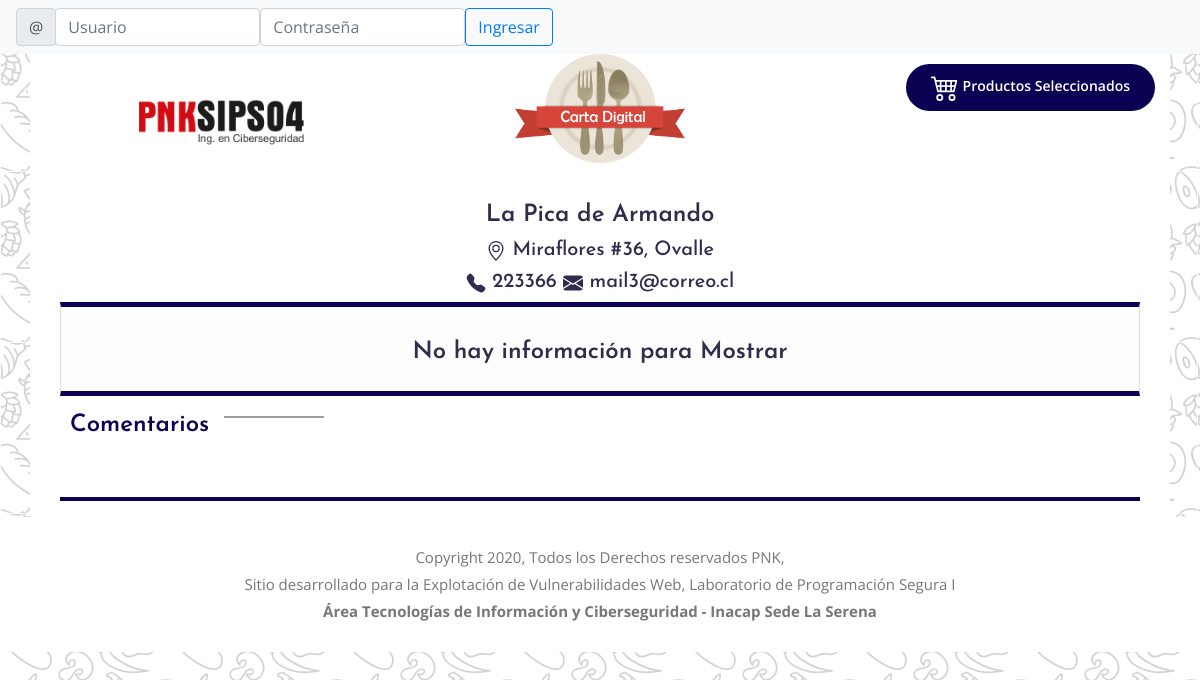
The page /index.php?id=4 on the database its author committed.
### tables this page shows
CREATE TABLE `restautantes` (
  `id` int(11) NOT NULL AUTO_INCREMENT,
  `rut` varchar(11) NOT NULL COMMENT 'rol unico tributario del restotant',
  `nombre` varchar(200) NOT NULL COMMENT 'nombre de fantasia para el restorant',
  `fono` varchar(45) NOT NULL COMMENT 'numero telefonico que aparecera en la carta',
  `mapa` varchar(200) DEFAULT NULL COMMENT 'ruta del archivo o link que mostrara el mapa del restaurant',
  `foto` varchar(200) DEFAULT NULL COMMENT 'fotografia del restaurant que se visualizara en la carta',
  `email` varchar(100) DEFAULT NULL,
  `creado` datetime DEFAULT CURRENT_TIMESTAMP COMMENT 'fecha en la que se creo el registro en el sistema',
  `actualizado` datetime DEFAULT NULL COMMENT 'fecha de la ultima actualizaci?n del registro en el sistema',
  `eliminado` datetime DEFAULT NULL COMMENT 'fecha en la que se elimino el registro en el sistema',
  `direcciones_id` int(11) NOT NULL COMMENT 'identificador de la direcci?n que esta asociada al registro',
  PRIMARY KEY (`id`)
);

CREATE TABLE `direcciones` (
  `id` int(11) NOT NULL AUTO_INCREMENT,
  `calle` varchar(100) NOT NULL COMMENT 'nombre de la calle',
  `numero` varchar(15) NOT NULL COMMENT 'numeraci?n dentro de la calle',
  `comuna` varchar(100) NOT NULL COMMENT 'comuna a la que pertenece la direcci',
  `region` varchar(100) DEFAULT NULL COMMENT 'region a la que pertenece la comuna',
  `creado` datetime DEFAULT CURRENT_TIMESTAMP COMMENT 'fecha en la que se creo el registro en el sistema',
  `actualizado` datetime DEFAULT NULL COMMENT 'fecha de la ultima actualizaci?n del registro en el sistema',
  `eliminado` datetime DEFAULT NULL COMMENT 'fecha en la que se elimino el registro en el sistema',
  PRIMARY KEY (`id`)
);

### setup/setup.php (called while the page is built, shortened)
<?php
function conectar()
{
    $con=mysqli_connect("localhost","root","","pnk_security");
    return $con;
}
function quitarespacios($titulo)
{
    $titulo =str_replace(" ", "", $titulo);
    $cadena =str_replace("ñ", "", $titulo);
    $cadena =str_replace("Ñ", "", $cadena);
    return $cadena;
}
?>

### index.php (the view, shortened to what this page needs)
<?php
include("setup/setup.php");
$key=$_GET['id'];
$sql_restorant="SELECT direcciones.calle, direcciones.numero, direcciones.comuna, direcciones.region, restautantes.nombre, restautantes.id, restautantes.fono, restautantes.email, restautantes.foto FROM restautantes INNER JOIN direcciones ON restautantes.direcciones_id =
direcciones.id WHERE restautantes.id = ".$key." AND restautantes.eliminado IS NULL";
$result_restorant=mysqli_query(conectar(),$sql_restorant);
$datos_restorant=mysqli_fetch_array($result_restorant);
?>
<!DOCTYPE html>
<html lang="en">
<head>
  <link rel="stylesheet" href="vendors/bootstrap/bootstrap.min.css">
  <link rel="stylesheet" href="vendors/themify-icons/themify-icons.css">
  <link rel="stylesheet" href="vendors/owl-carousel/owl.theme.default.min.css">
  <link rel="stylesheet" href="vendors/owl-carousel/owl.carousel.min.css">
  <link rel="stylesheet" href="css/style.css">
</head>
<body>
<nav class="navbar navbar-light bg-light">
   <?php
    if(!isset($_SESSION['nombre']))
    {
    ?>
      <form class="form-inline" role="search" action="setup/procesalogin.php" method="post">
        <div class="form-group">
          <div class="input-group-prepend">
            <span class="input-group-text" id="basic-addon1">@</span>
          </div>
            <input type="text" class="form-control" name="frmusuario" placeholder="Usuario">
        </div>
        <div class="form-group">
            <input type="password" class="form-control" name="frmpassword" placeholder="Contraseña">
        </div>
        <button type="submit" class="btn btn-outline-primary my-2 my-sm-0">Ingresar</button>
      </form>
    <?php
    }else{
      echo "Bienvenido :".$_SESSION['nombre']." - <a href=setup/cerrar_sesion.php>Cerra Sesión</a>";
    }
  ?>
</nav>
  <section>
    <div class="container contendor">
      <div class="row">
        <div class="col-lg-4">
          <div style="text-align: center;">
            <div class="media">
              <img class="logosintituciones" src="img/logo.png" width="190px" alt="">
            </div>
          </div>
        </div>
        <div class="col-lg-4">
          <div style="text-align: center;">
            <div class="media">
              <?php
              if($datos_restorant['foto']!="")
              {
                ?>
                  <img class="logosintituciones" src="imagenes/cod<?php echo $key;?>/<?php echo $datos_restorant['foto'];?>" width="170px" alt="">
              <?php
              }else{
                ?>
                  <img class="logosintituciones" src="img/logo_empresa_comodin.png" width="170px" alt="">
                <?php
              }
              ?>
            </div>
          </div>
        </div>
        <div class="col-lg-4">
          <div class="carro">
            <div class="media float-right">
              <a class="button_carrito" href="mostrar_carrito.php?keyid=<?php echo $_GET['id'];?>">
              Productos Seleccionados
              </a>
            </div>
          </div>
        </div>
      </div>
      <div class="row">
        <div class="col-lg-12">
            <div class="text-center">
            <?php
               if($key!="")
               {
                 ?>
              <h4><?php echo utf8_encode($datos_restorant['nombre']);?></h4>
              <h5>
              <?php echo utf8_encode($datos_restorant['calle'])." #".$datos_restorant['numero'].", ".utf8_encode($datos_restorant['comuna']);?>
              </h5>
              <?php
               }
               ?>
              <h5>
              <?php
              if(!$datos_restorant['fono']=="")
              {
                ?>
                <?php echo $datos_restorant['fono'];?>
              <?php
              }
              if(!$datos_restorant['email']=="")
              {
                ?>
                <?php echo $datos_restorant['email'];?>
                <?php
              }
              ?>
            </h5>
            </div>
        </div>
      </div>
    </div>
  </section>
<section>
    <div class="container contendor">
       <div class="container">
              <div class="row">
                <div class="col-lg-12">
                        <?php
                            $arraycartas=[];
                            ?>
                  <div class="tab-content py-3 px-3 px-sm-0" id="nav-tabContent">
                    <?php
                     for($i=0;$i<=sizeof($arraycartas);$i++)
                     {
                    ?>
                    <div class="tab-pane fade <?php if($i==0){?>show active<?php } ?>" id="<?php echo quitarespacios($arraycartas[$i]["nombre"]);?>" role="tabpanel" aria-labelledby="nav-<?php echo quitarespacios($arraycartas[$i]["nombre"]);?>-tab">
                      <?php
                          $sql_categorias="select id,nombre from categorias where visible=1 and cartas_id='".$arraycartas[$i]["id"]."' AND eliminado IS NULL order by orden asc";
                          $result_categorias=mysqli_query(conectar(),$sql_categorias);
                          $cont_categorias=mysqli_num_rows($result_categorias);
                          if($cont_categorias==0)
                          {?>
                              <div class="row">
                                <div class="col-lg-12">
                                  <div class="text-center">
                                    <h4>No hay información para Mostrar</h4>
                                  </div>
                                </div>
                              </div>
                          <?php
                            }
                      ?>
                    </div>
                    <?php
                     }
                     ?>
                  </div>
                </div>
              </div>
        </div>
    </div>
</section>
<?php
if(isset($key))
{
?>
<section>
  <div class="container contendor">
    <div class="container">
      <div class="row">
        <div class="col-lg-12">
          <div class="section-intro">
            <h4 class="intro-title">Comentarios</h4>
          </div>
          <br>
          <hr>
        </div>
      </div>
    </div>
  </div>
  </section>
<?php
}
?>
  <footer class="footer-area section-gap"><br>
		<div class="container">
			<div class="footer-bottom row align-items-center text-center">
				<p class="footer-text m-0 col-md-12">
            Copyright 2020, Todos los Derechos reservados PNK, <br>
            Sitio desarrollado para la Explotación de Vulnerabilidades Web, Laboratorio de Programación Segura I<br><b>Área Tecnologías de Información y Ciberseguridad - Inacap Sede La Serena</b></br></br>
        </p>
			</div>
		</div>
	</footer>
</body>
</html>

### css/style.css (style rules this page uses)
body { color: #336699; font-family: "Open Sans", sans-serif; font-size: 15px; font-weight: 400; line-height: 1.8; background-image: url("../img/bg_cd.png"); }
.carro { margin-top: 10px; }
.tab-content { background: #fdfdfd; line-height: 25px; border: 1px solid #ddd; border-top:5px solid #0a0252; border-bottom:5px solid #0a0252; padding:30px 25px; }
hr { border: 2px solid #0a0252; }
.logosintituciones { margin: auto; text-align: center; }
.contendor { background: #fff; }
button { cursor: pointer }
h1,h2,h3,h4,h5,h6 { font-family: "Josefin Sans", sans-serif; color: #2f2d4e; line-height: 1.2 }
h4,.h4 { font-size: 24px; font-weight: 600; padding-top: 15px; }
.section-intro { max-width: 460px }
.section-intro .intro-title { display: inline-block; font-size: 24px; color: #0a0252; padding-right: 115px; padding-left: 10px; position: relative; margin-bottom: 15px; }
.section-intro .intro-title::after { content: ""; display: block; height: 1px; min-width: 100px; background-color: #3a414e; position: absolute; top: 50%; right: 0; transform: translateY(-50%) }
.button_carrito { display: inline-block; background-color: #0a0252; color: #fff; font-size: 14px; font-weight: 600; border-radius: 30px; padding: 9px 25px; padding-bottom: 10px; text-transform: capitalize; -webkit-transition: all 0.3s ease 0s; -moz-transition: all 0.3s ease 0s; -o-transition: all 0.3s ease 0s; transition: all 0.3s ease 0s }
.footer-area { text-align: center; background: #FFFFFF; }
.footer-area .footer-bottom { margin-top: 0px }
.footer-area .footer-bottom p { color: #777; text-align: center; }

### rows shown on the page
restautantes: foto (picture), nombre "La Pica de Armando", direcciones.calle "Miraflores", direcciones.numero "36", direcciones.comuna "Ovalle", fono "223366", email "mail3@correo.cl"
